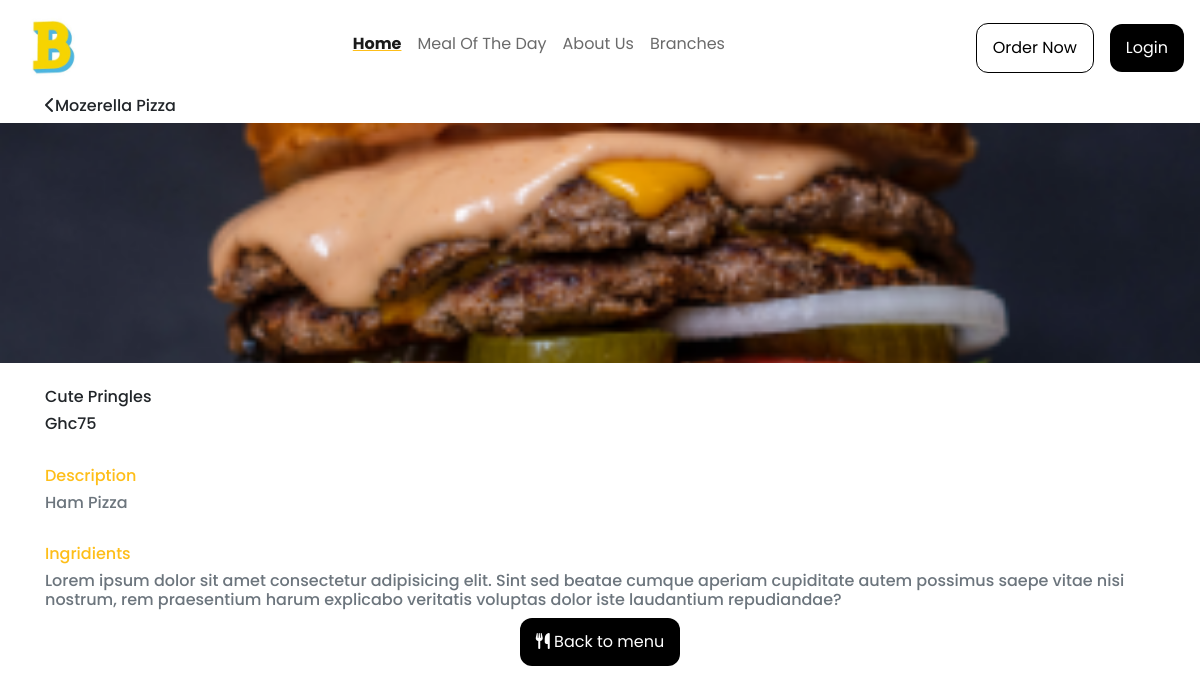
The page /description/9 on the database as committed earlier.
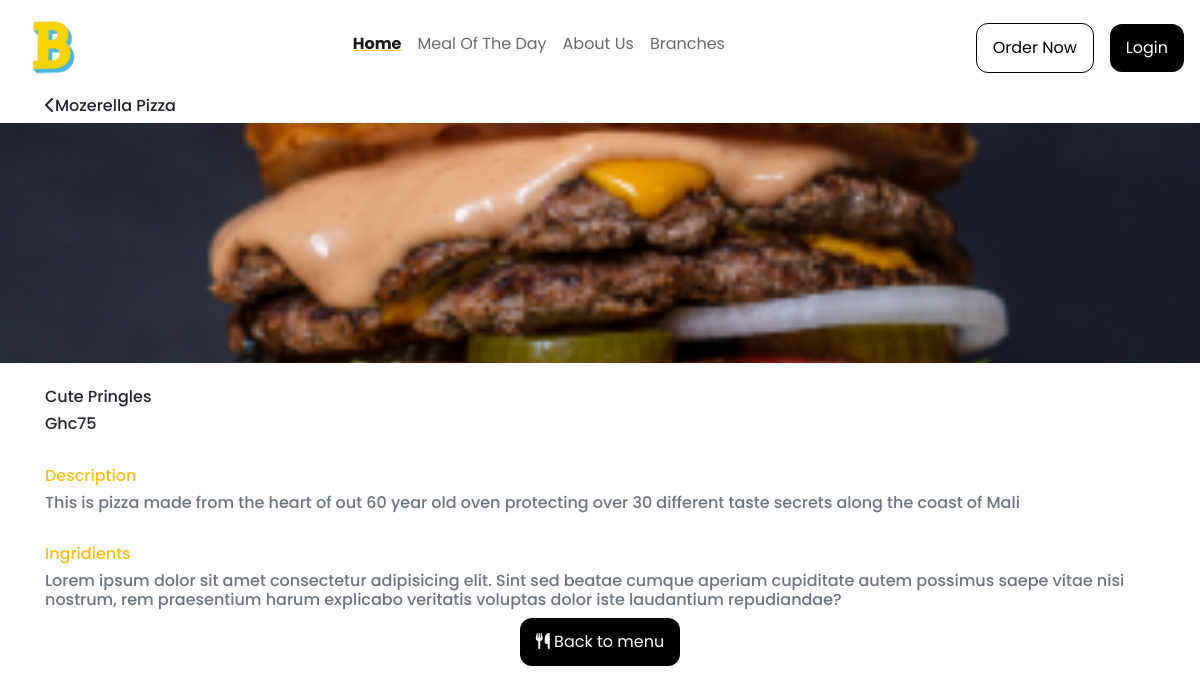
The same page on the database as committed later.
### models.py (models this page shows, shortened)
class Item(db.Model):
    id = db.Column(db.Integer, primary_key=True)
    name = db.Column(db.String, nullable=False)
    price = db.Column(db.String, nullable=False)
    description = db.Column(db.String, nullable=False)
    category = db.Column(db.String, nullable=False)
    image_file = db.Column(db.String(200), default='default.png')
    status = db.Column(db.Boolean, default=True)

### app.py (the view)
@app.route('/description/<int:id>')
def description(id):
    item = Item.query.filter_by(id=id).first()
    return render_template('description.html', item=item)

### templates/description.html (shortened to what this page needs)
{% extends "base.html" %}
{% block body %}
<div class="container">
    <h6><i class="fas fa-chevron-left"></i>Mozerella Pizza</h6>
</div>
<div">
    <img src="../static/img/burger.jpg" width="100%" style="object-fit: cover; height: 30vh;" alt="">
<div class="container">
    <br>
    <h6>{{item.name}}</h6>
    <h6>Ghc{{item.price}}</h6>
    <br>
    <h6 class="support" style="color: #FEBE19;">Description</h6>
    <h6 class="text-muted">{{item.description}}</h6>
    <br>
    <h6 class="support" style="color: #FEBE19;">Ingridients</h6>
    <h6 class="text-muted">Lorem ipsum dolor sit amet consectetur adipisicing elit. Sint sed beatae cumque aperiam cupiditate autem possimus saepe vitae nisi nostrum, rem praesentium harum explicabo veritatis voluptas dolor iste laudantium repudiandae?</h6>
    <div style="text-align: center; ">
        <button class="button-solid-black" style="margin:auto;"><i class="fas fa-utensils"></i> Back to menu</button>
    </div>
    <div class="whitespace"></div>
</div>
{% endblock %}

### templates/base.html (shortened to what this page needs)
<!doctype html>
<html lang="en">
  <head>
    <link href="https://unpkg.com/aos@2.3.1/dist/aos.css" rel="stylesheet">
    <link rel="stylesheet" href="https://stackpath.bootstrapcdn.com/bootstrap/4.3.1/css/bootstrap.min.css">
    <link rel="stylesheet" href="{{ url_for('static', filename='css/style.css') }}">
  </head>
  <body>
    <nav class="navbar navbar-expand-lg navbar-light bg-transparent">
        <a class="navbar-brand" href="{{url_for('index')}}"><img width="70" height="70" src="../static/img/logo.jpg"></a>
        <div class="collapse navbar-collapse" id="navbarSupportedContent">
          <ul class="navbar-nav mr-auto" style="margin-right: auto; margin-left: auto;">
            <li class="nav-item active">
              <a class="nav-link" href="{{url_for("index")}}"><h6 class="nav-item-active">Home</h6><span class="sr-only">(current)</span></a>
            </li>
            <li class="nav-item">
              <a class="nav-link" href="#mealoftheday"><h6 class="nav-item">Meal Of The Day</h6></a>
            </li>
            <li class="nav-item">
              <a class="nav-link" href="#about"><h6 class="nav-item">About Us</h6></a>
            </li>
            <li class="nav-item">
              <a class="nav-link" href="#branches"><h6 class="nav-item">Branches</h6></a>
            </li>
          </ul>
            {% if current_user %}
            <a href="{{url_for('maps')}}">
              <button class="button-regular-black my-2 my-sm-0 mr-3">Order Now</button>
            </a>
            <a href="{{url_for('account')}}">
              <button class="button-solid-black my-2 my-sm-0">Login</button>
            </a>
            {% else %}
            <a href="{{url_for('login')}}">
            <button class="btn btn-outline-success my-2 my-sm-0">Login</button>
            </a>
            {% endif %}
        </div>
      </nav>
    {% block body %}
    {% endblock %}
  </body>
</html>

### static/css/style.css (style rules this page uses)
html { scroll-behavior: smooth; }
body { font-family: 'Poppins','sans-serif'; }
.nav-item-active { color: #1a1a1a; font-weight: 700; text-decoration: underline; text-decoration-color: #FEBE19; }
.nav-item { color: #1a1a1aa6; font-weight: 400; }
.button-solid-black { background-color: black; color: white; padding: 12px 16px; border: none; border-radius: 12px; font-family: 'Poppins', 'sans-serif'; }
.button-regular-black { background-color: transparent; color: black; padding: 12px 16px; border: 1px solid black; border-radius: 12px; }
.whitespace { height: 100px; width: 100px; background-color: transparent; }

Rows that differ between the two databases and show on the page:
changed Item "Cute Pringles": description "Ham Pizza" → "This is pizza made from the heart of out 60 year old oven protecting over 30 different taste secrets along the coast of Mali"
